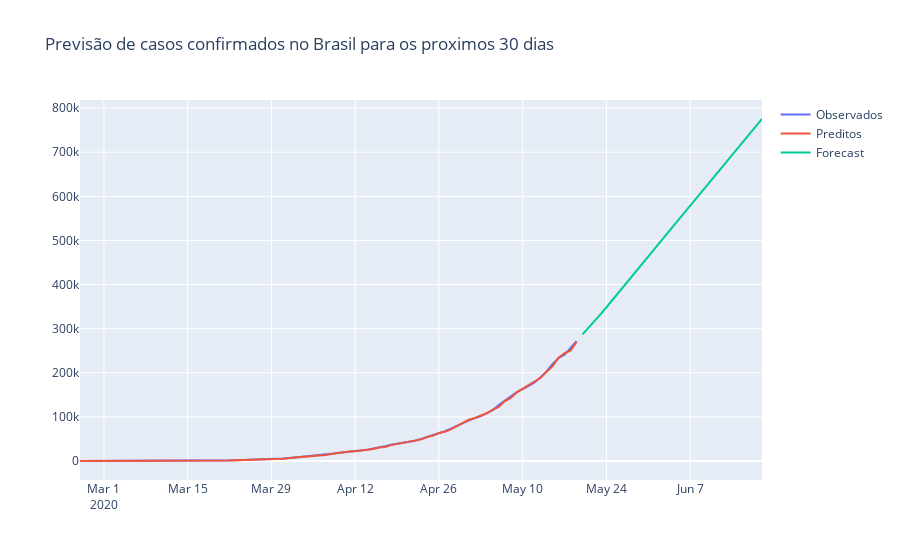

Notebook code cell kept with this figure:
### Code cell
# Dados observados
fig = go.Figure (go.Scatter(
    x = confirmados.index,
    y = confirmados,
    name = 'Observados'
))

# Criando Predições
fig.add_trace (go.Scatter(
 x = confirmados.index,
    y = modelo.predict_in_sample(),
    name = 'Preditos'
))

# Prevendo os proximos 30 dias
# Quanto maior o tempo de previsão, maior a incerteza dos dados
fig.add_trace (go.Scatter(
    x = pd.date_range ('2020-05-20', '2020-06-20'),
    y = modelo.predict (31),
    name = 'Forecast'
))

fig.update_layout (
    title = 'Previsão de casos confirmados no Brasil para os proximos 30 dias'
)
fig.show()

# Em Azul temos os dados observados
# Em Laranja temos os dados preditos, o que foi aprendido pela maquina
# Em verde temos previsão
